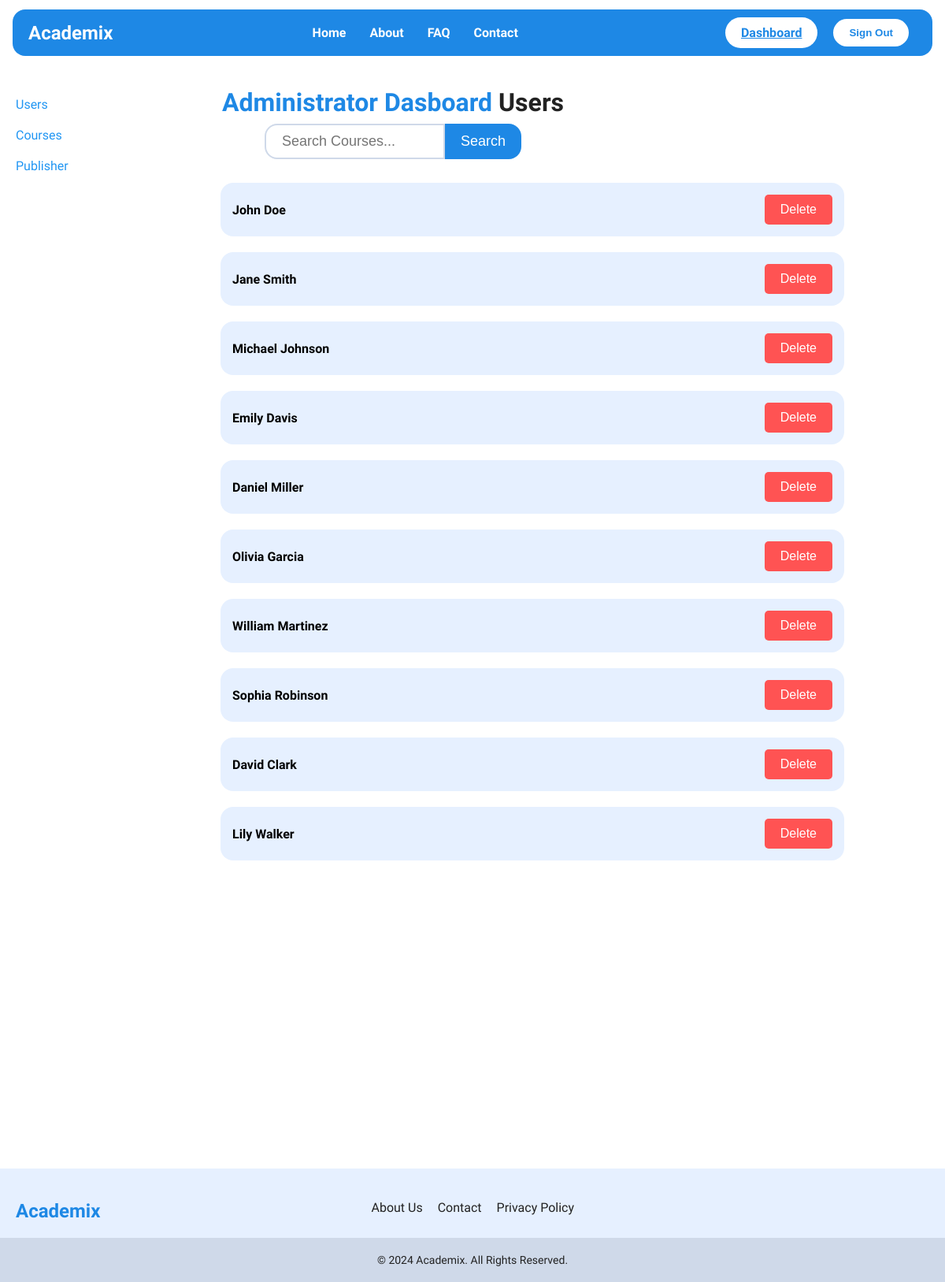
The app's page /admin/users (signed in) with its own data.
### tables this page shows
CREATE TABLE user (
    user_id INT PRIMARY KEY AUTO_INCREMENT,
    first_name VARCHAR(100),
    last_name VARCHAR(100),
    contact_no VARCHAR(20),
    date_of_birth DATE,
    highest_qualification VARCHAR(100),
    email VARCHAR(100) UNIQUE,
    password VARCHAR(255)
);

### admin/users/index.php (the view, shortened to what this page needs)
<!DOCTYPE html>
<head>
    <?php
    include "../../utils/db.php";
    $search_query = isset($_GET['search']) ? $conn->real_escape_string($_GET['search']) : '';
    if (!empty($search_query)) {
        $sql = "SELECT * FROM user
        WHERE first_name LIKE '%$search_query%'
        OR last_name LIKE '%$search_query%'
        OR email LIKE '%$search_query%'";
    } else {
        $sql = "SELECT * FROM user";
    }
    $result = $conn->query($sql);
    ?>
    <link rel="stylesheet" href="../../styles/global.css">
    <link rel="stylesheet" href="../../styles/components.css">
    <link rel="stylesheet" href="../../styles/admin.css">
    <link rel="stylesheet" href="../../styles/components/search-bar.css">
    <link rel="stylesheet" href="../../styles/components/loader.css">
</head>
<body>
    <?php
    include "../../components/layout/header.php";
    ?>
    <div class="container">
        <nav class="sidebar">
            <ul>
                <li><a href="/admin/users">Users</a></li>
                <li><a href="/admin/courses">Courses</a></li>
                <li><a href="/admin/publishers">Publisher</a></li>
            </ul>
        </nav>
        <main>
            <h1 class="heading">
                Administrator Dasboard <span style="color: var(--app-text);">Users</span>
            </h1>
            <form action="" method="GET" class="search-bar search-bar-margin">
                <input type="text" id="search-input" name="search" placeholder="Search Courses..." value="<?= $search_query ?>">
                <button id="search-button" type="submit">Search</button>
            </form>
            <div class="user-list" id="user-list">
                <?php if ($result->num_rows > 0): ?>
                    <?php while ($row = $result->fetch_assoc()): ?>
                        <div class='user-box'>
                            <div class='user-item'>
                                <div>
                                    <p class='user-title'><?= $row['first_name'] . " " . $row['last_name'] ?></p>
                                </div>
                                <div class='user-container'>
                                    <form action="delete.php" method="POST" class="delete-form" style="display:inline;">
                                        <button type="submit" class="delete">Delete</button>
                                    </form>
                                </div>
                            </div>
                        </div>
                    <?php endwhile; ?>
                <?php else: ?>
                    <p>No courses found for your search.</p>
                <?php endif; ?>
            </div>
        </main>
    </div>
    <?php
    include "../../components/layout/footer.php";
    ?>
</body>
</html>

### styles/global.css (style rules this page uses)
body { margin: 0; font-family: 'Nunito Sans', system-ui, -apple-system, BlinkMacSystemFont, 'Segoe UI', Roboto, Oxygen, Ubuntu, Cantarell, 'Open Sans', 'Helvetica Neue', sans-serif; background-color: var(--app-bg); }
main { min-height: 80vh; padding: 20px; }

### styles/components.css (style rules this page uses)
.heading { color: var(--app-primary); margin: 0.5rem 0.75rem; }

### styles/admin.css (style rules this page uses)
* { margin: 0; padding: 0; box-sizing: border-box; }
.container { display: flex; }
.sidebar { width: 250px; background-color: var(--app-white); color: var(--app-primary); height: 175vh; padding: 20px; }
.sidebar ul { list-style: none; }
.sidebar ul li { margin: 20px 0; }
.sidebar ul li a { color: var(--app-secondary); text-decoration: none; }
.user-list { display: flex; flex-direction: column; width: 30vw; }
.user-box { margin: 10px; border-radius: 1rem; border: 0; width: 220%; background-color: var(--app-special); }
.user-item { font-weight: bold; display: flex; justify-content: space-between; align-items: center; padding: 15px; width: 100%; }
.user-container { display: flex; align-items: center; width: max-content; gap: 40px; height: 100%; justify-content: space-around; flex-direction: row; }
.delete { display: flex; background-color: var(--app-error); color: var(--app-white); border: none; padding: 10px 20px; text-align: center; text-decoration: none; font-size: 16px; cursor: pointer; border-radius: 5px; }

### styles/components/search-bar.css (style rules this page uses)
.search-bar { display: flex; width: 100%; display: flex; justify-content: center; }
.search-bar input { width: 50%; padding: 10px; padding-inline: 20px; border-radius: 1rem 0rem 0rem 1rem; border: 2px solid var(--app-mute); background-color: var(--app-white); font-size: large; }
#search-button { padding: 5px; cursor: pointer; background-color: var(--app-primary); color: var(--app-white); border: none; border-radius: 0rem 1rem 1rem 0rem; font-size: large; padding-inline: 20px; transition: var(--transition); }
.search-bar-margin { margin-bottom: 20px; }

### records on screen
user: first_name "John", last_name "Doe"
user: first_name "Jane", last_name "Smith"
user: first_name "Michael", last_name "Johnson"
user: first_name "Emily", last_name "Davis"
user: first_name "Daniel", last_name "Miller"
user: first_name "Olivia", last_name "Garcia"
user: first_name "William", last_name "Martinez"
user: first_name "Sophia", last_name "Robinson"
user: first_name "David", last_name "Clark"
user: first_name "Lily", last_name "Walker"

### other values on screen
$auth_info[$role]['button'] "Dashboard"
